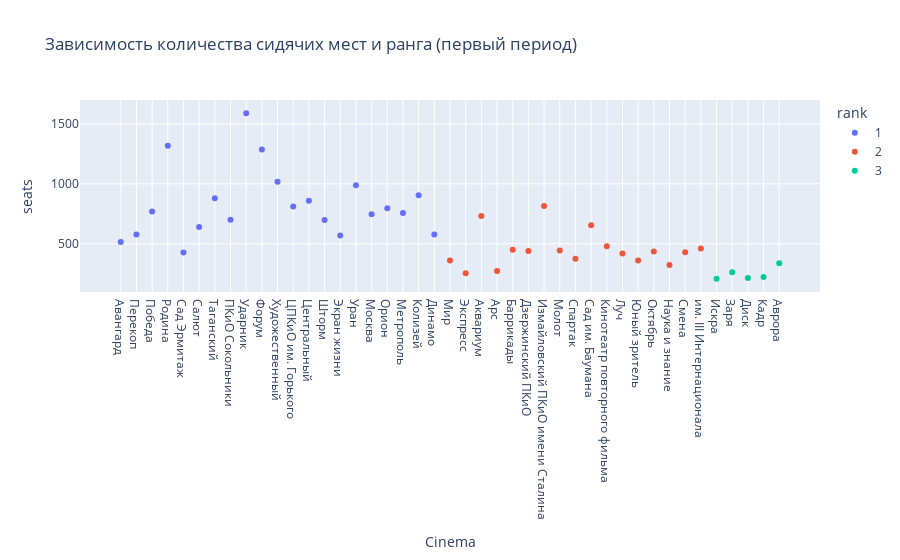

Write notebook code for a chart like this one.
### Code cell
viz.plot_scatter(data.df_first_period.sort_values(by='rank'), x='Cinema', y='seats', color='rank',
                 title='Зависимость количества сидячих мест и ранга (первый период)')

### Figure 1 — Plotly figure (JSON) as saved in the notebook; plotly's stock layout.template omitted (floating-point values rounded to 4 significant figures)
{"data": [{"hovertemplate": "rank=1<br>Cinema=%{x}<br>seats=%{y}<extra></extra>", "legendgroup": "1", "marker": {"color": "#636efa", "symbol": "circle"}, "mode": "markers", "name": "1", "orientation": "v", "showlegend": true, "type": "scatter", "x": ["Авангард ", "Перекоп ", "Победа ", "Родина ", "Сад Эрмитаж ", "Салют ", "Таганский ", "ПКиО Сокольники ", "Ударник ", "Форум ", "Художественный ", "ЦПКиО им. Горького ", "Центральный ", "Шторм ", "Экран жизни ", "Уран ", "Москва ", "Орион ", "Метрополь ", "Колизей ", "Динамо "], "xaxis": "x", "y": [515, 578, 770, 1318, 428, 641, 879, 700, 1587, 1285, 1018, 810, 858, 698, 569, 988, 747, 797, 757, 904, 578], "yaxis": "y"}, {"hovertemplate": "rank=2<br>Cinema=%{x}<br>seats=%{y}<extra></extra>", "legendgroup": "2", "marker": {"color": "#EF553B", "symbol": "circle"}, "mode": "markers", "name": "2", "orientation": "v", "showlegend": true, "type": "scatter", "x": ["Мир ", "Экспресс ", "Аквариум ", "Арс ", "Баррикады ", "Дзержинский ПКиО ", "Измайловский ПКиО имени Сталина ", "Молот ", "Спартак ", "Сад им. Баумана ", "Кинотеатр повторного фильма ", "Луч ", "Юный зритель ", "Октябрь ", "Наука и знание ", "Смена ", "им. III Интернационала "], "xaxis": "x", "y": [362, 255, 732, 273, 451, 440, 815, 444, 375, 654, 480, 419, 361, 436, 323, 430, 461], "yaxis": "y"}, {"hovertemplate": "rank=3<br>Cinema=%{x}<br>seats=%{y}<extra></extra>", "legendgroup": "3", "marker": {"color": "#00cc96", "symbol": "circle"}, "mode": "markers", "name": "3", "orientation": "v", "showlegend": true, "type": "scatter", "x": ["Искра ", "Заря ", "Диск ", "Кадр ", "Аврора "], "xaxis": "x", "y": [210, 263, 216, 223, 338], "yaxis": "y"}], "layout": {"legend": {"title": {"text": "rank"}, "tracegroupgap": 0}, "title": {"text": "Зависимость количества сидячих мест и ранга (первый период)"}, "xaxis": {"anchor": "y", "domain": [0, 1], "title": {"text": "Cinema"}}, "yaxis": {"anchor": "x", "domain": [0, 1], "title": {"text": "seats"}}}}
